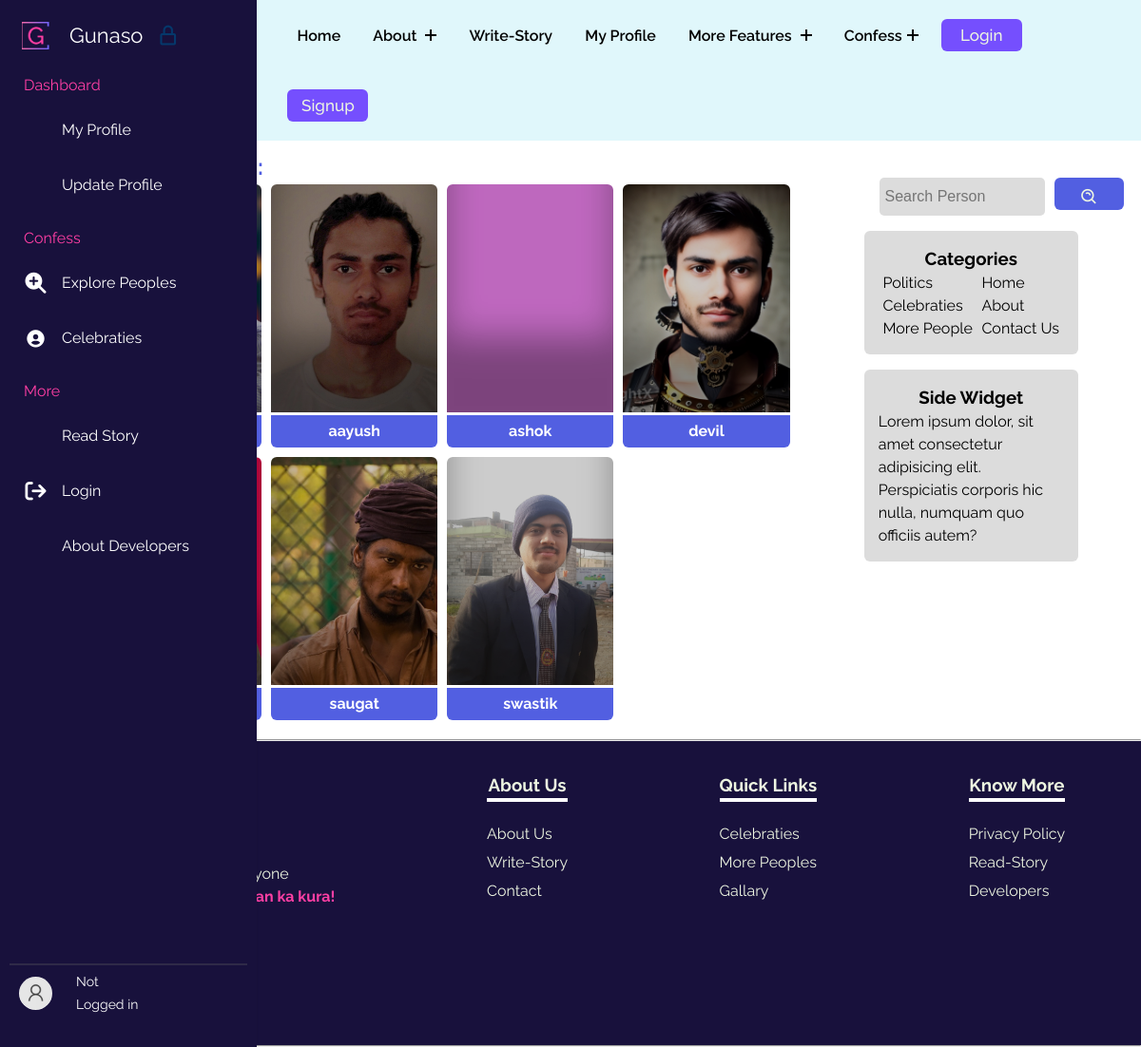
The page /searchperson/ on the database its author committed.
### gunasoApp/models.py (models this page shows, shortened)
class Profile(models.Model):
    user = models.OneToOneField(User, on_delete=models.CASCADE, related_name="Profile")
    image = models.ImageField(upload_to="gunasoApp/images/loggeduserImages", blank=True, default="upload-image")

### gunasoApp/views.py (the view, shortened to what this page needs)
# urls.py: path('searchperson/', views.searchperson, name="searchperson"),
def searchperson(request):
    query = request.GET.get('query', '')
    if len(query) > 100:
        allPerson = Profile.objects.none()
    else:
        try:
            user_id = int(query)
            person = Profile.objects.filter(user_id=user_id)
        except ValueError:
            person = Profile.objects.none()
        if request.user.is_anonymous:
            allPersonContent = Profile.objects.filter(user__username__icontains=query)
            allPerson = person.union(allPersonContent)
            params = {'allPerson': allPerson, 'query': query}
    return render(request, 'searchperson.html', params)

### templates/searchperson.html (shortened to what this page needs)
{% extends 'base.html' %}
{% load static %}
    {% block base_style%}
    {{ block.super }}
    <link rel="stylesheet" href="{% static 'styles/persons.css' %}">
    {% endblock base_style%}
    {% block content %}
    <div class="famoustopicsmain">
        <div class="containflex">
            <div class="leftside">
                <h2>Search <span class="blue">Results:</span></h2>
                    <div class="gridcontain">
                        {% for profile in allPerson %}
                        <div data-aos="fade-up">
                            <div class="card" style="background-image: url(../media/{{profile.image}});">
                            </div>
                            <div class="linksbtns">
                                <a class="usernameanchor" href="../user/{{ profile.user }}">{{ profile.user }}</a>
                            </div>
                        </div>
                        {% endfor %}
                    </div>
            </div>
            <div class="rightside">
                <div class="searchdiv">
                    <form method="get" action="{% url 'searchperson' %}">
                        <input class="searchinp" type="search" placeholder="Search Person" aria-label="Search"
                            name="query" id="query">
                        <button class="copybtn" type="submit" style="margin: 0;">
                            <i class='bx bx-search-alt'></i>
                        </button>
                    </form>
                </div>
                <div class="catandside">
                    <div class="categoriesdiv">
                        <h3>Categories</h3>
                        <div class="uls">
                            <ul class="lineone">
                                <li><a href="#">Politics</a></li>
                                <li><a href="#">Celebraties</a></li>
                                <li><a href="#">More People</a></li>
                            </ul>
                            <ul class="lineone">
                                <li><a href="/">Home</a></li>
                                <li><a href="/about">About</a></li>
                                <li><a href="/">Contact Us</a></li>
                            </ul>
                        </div>
                    </div>
                    <div class="categoriesdiv">
                        <h3>Side Widget</h3>
                        <p>Lorem ipsum dolor, sit amet consectetur adipisicing elit. Perspiciatis corporis hic nulla,
                            numquam quo officiis autem?</p>
                    </div>
                </div>
            </div>
        </div>
    </div>
    {% endblock %}

### static/styles/base.css (style rules this page uses)
:root { --dark: #754ffe; --darkgreen: #379683; --bcolor: #5CDB95; --cooltexr: #4a4b65; --backupgreen: #8EE4AF; --para: #EDF5E1; --mainheading: #FFF; --hotish: #FF3FA4; --skyblue: #525FE1; --footer: #18113c; }
body { line-height: 1.5; font-family: "Raleway", sans-serif; font-weight: 400; }
* { margin: 0; padding: 0; box-sizing: border-box; }
ul { z-index: 11; list-style: none; margin: 0; padding: 0; }
a { text-decoration: none; }
input, textarea, button, select, a, i { -webkit-tap-highlight-color: transparent; }
button { cursor: pointer; background-color: #754ffe; font-family: inherit; display: inline-block; width: 5em; height: 2em; line-height: 1.9em; margin: 20px; position: relative; overflow: hidden; border: 2px solid var(--color); transition: color .5s; font-size: 17px; border-radius: 6px; font-weight: 500; color: var(--para); }
button:before { content: ""; position: absolute; z-index: -1; background: var(--skyblue); height: 150px; width: 200px; border-radius: 50%; }
button:before { top: 100%; left: 100%; transition: all .7s; }

### static/styles/persons.css (style rules this page uses)
* { margin: 0; padding: 0; box-sizing: border-box; }
:root { --dark: #05386B; --darkgreen: #379683; --bcolor: #5CDB95; --backupgreen: #8EE4AF; --para: #EDF5E1; --mainheading: #FFF; --hotish: #FF3FA4; --skyblue: #525FE1; --deepdark: #1010; }
.blue { color: var(--skyblue); }
.copybtn { cursor: pointer; background-color: var(--skyblue); font-family: inherit; display: inline-block; width: 5em; height: 2em; line-height: 1.9em; margin: 10px 0; position: relative; overflow: hidden; border: 2px solid var(--color); transition: color .5s; z-index: 1; font-size: 17px; border-radius: 6px; font-weight: 500; color: var(--para); }
.copybtn:before { content: ""; position: absolute; z-index: -1; background: var(--skyblue); height: 150px; width: 200px; border-radius: 50%; }
.copybtn:before { top: 100%; left: 100%; transition: all .7s; }
.famoustopicsmain { margin: 0 .5rem 0 5rem; }
.containflex { padding: 10px; display: flex; gap: 20px; }
.gridcontain { display: grid; gap: 10px; grid-template-columns: repeat(4, 1fr) }
.card { padding: 6px; height: 30vh; border-top-left-radius: 6px; border-top-right-radius: 6px; box-shadow: rgba(0, 0, 0, 0.35) 0px -80px 36px -1px inset; background-color: violet; background-size: cover; background-position: center; background-repeat: no-repeat; filter: brightness(80%); }
a { text-decoration: none; }
.usernameanchor { display: flex; justify-content: center; font-weight: bold; margin-top: 3px; font-size: 16px; background-color: var(--skyblue); padding: 5px 10px; border-bottom-left-radius: 6px; border-bottom-right-radius: 6px; width: inherit; color: #ffffff; }
.linksbtns { display: flex; flex-direction: column; gap: 5px; }
.leftside { padding: 0 10px 10px 10px; flex-basis: 70%; }
.rightside { padding-top: 13px; flex-basis: 30%; border-radius: 6px; }
.searchdiv { margin-top: 1rem; display: flex; align-items: center; margin-left: 4rem; }
.searchdiv form { display: flex; gap: 10px; }
.searchdiv i { line-height: 5vh; font-size: 20px; }
.searchinp { padding: 6px; width: 78%; background-color: gainsboro; height: 5vh; }
.searchinp { border: none; font-size: 16px; border-radius: 5px; }
.catandside { display: flex; flex-direction: column; align-items: center; }
.categoriesdiv { margin-top: 1rem; border-radius: 6px; padding: 15px; background-color: gainsboro; text-align: center; width: 70%; }
.categoriesdiv p { text-align: left; }
.uls { display: flex; justify-content: space-around; }
.uls ul { text-align: left; }
.uls ul li a { text-decoration: none; color: #000; cursor: pointer; }

### rows shown on the page
Profile: image (picture), user "aayush"
Profile: user "ashok"
Profile: image (picture), user "devil"
Profile: image (picture), user "saugat"
Profile: image (picture), user "swastik"
